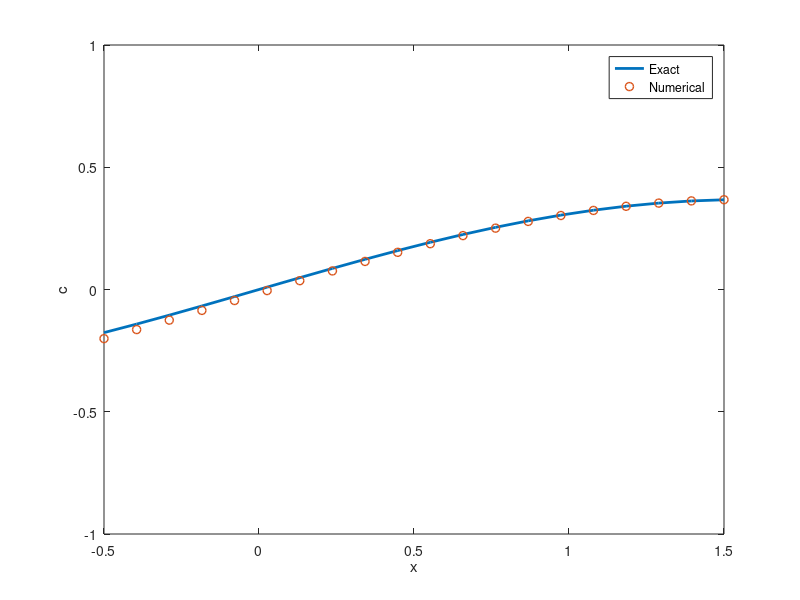

MATLAB code for this plot:
% Testing code for solving diffusion equation with Neumann boundary 
% conditions using a synthetic test constructed from exact solution 
% c = sin(x)*exp(-t)

clear;

% domain
xL = -0.5;
xR = 1.5;

% diffusion coefficient
D = 0.6;

% exact solution
c_exact = @(t,x) sin(x)*exp(-t);

% time interval
t_start = 0;
t_final = 1;

% boundary conditions
gL = @(t)  D*cos(xL)*exp(-t);
gR = @(t) -D*cos(xR)*exp(-t);

% source term
f = @(t,x) -sin(x)*exp(-t) + D*sin(x)*exp(-t);

% initial conditions
c_start = @(x) c_exact(t_start, x);

% space discretization
Nx = 20;
x = linspace(xL, xR, Nx);
dx = (xR-xL)/(Nx-1);

% time-step 
% dt = 5*dx*dx/2/D;
dt = 0.1*dx;

c_old = zeros(Nx,1);
c_new = zeros(Nx,1);
c_exa = zeros(Nx,1);

for i = 1:Nx
    c_old(i) = c_start(x(i));
end

t = t_start;

% Create sparse matrix and allocate memory for right-hand side
A = sparse(Nx,Nx);
RHS = zeros(Nx,1);

% Calculate the matrix before the while-loop to save time
% internal points
for i = 2:Nx-1
    A(i,i) = 1+2*dt*D/dx/dx;
    A(i,i-1) = -dt*D/dx/dx;
    A(i,i+1) = -dt*D/dx/dx;
end

% boundary points
A(1,1) = 1 + 2*dt*D/dx/dx;
A(1,2) = -2*dt*D/dx/dx;

A(Nx,Nx) = 1 + 2*dt*D/dx/dx;
A(Nx,Nx-1) = -2*dt*D/dx/dx;
    
while t < t_final
    
    if t + dt > t_final
        dt = t_final-t;
            
        % need to recalculate the matrix since dt has changed
        % internal points
        for i = 2:Nx-1
            A(i,i) = 1+2*dt*D/dx/dx;
            A(i,i-1) = -dt*D/dx/dx;
            A(i,i+1) = -dt*D/dx/dx;
        end
        
        % boundary points
        A(1,1) = 1 + 2*dt*D/dx/dx;
        A(1,2) = -2*dt*D/dx/dx;
        
        A(Nx,Nx) = 1 + 2*dt*D/dx/dx;
        A(Nx,Nx-1) = -2*dt*D/dx/dx;
    end
    
    % internal points
    for i = 2:Nx-1
        RHS(i) = c_old(i) + dt*f(t+dt,x(i));
    end
    
    % boundary points
    RHS(1) = c_old(1) + dt*f(t+dt,x(i)) - 2*dt*gL(t+dt)/dx;
    RHS(Nx) = c_old(Nx) + dt*f(t+dt,x(i)) - 2*dt*gR(t+dt)/dx;
    
    % solve system of equations
    c_new = A\RHS;
    
    c_old = c_new;
    t = t+dt;
    
    for i = 1:Nx
        c_exa(i) = c_exact(t,x(i));
    end
    
    plot(x,c_exa,'LineWidth',2);
    hold on
    plot(x,c_new,'o','LineWidth',1);
    hold off
    xlabel('x');
    ylabel('c');
    axis([xL xR -1 1]);
    legend('Exact', 'Numerical');
    pause(dt);
end

error = max(abs(c_new-c_exa))